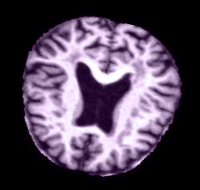
#> input picture AI_Data/SECOND_YEAR/G-AIA-400-LIL-4-1-cvrie-5/Supervised_Learning/Dataset/dataset_a/MildDemented/0c1f26f1-04dc-4666-84b9-f230aba51e1a.jpg, 200 x 190 px; its folder holds only this picture in this run
$ jupyter execute --allow-errors supervised_learning.ipynb
#> lines starting #> are read from the running program, lines starting #| are printed output that depends on the picture; long printed decimals are rounded
# CVRIE — Supervised Learning

## Import Required Libraries

[cell 1]
import os
import numpy as np
import pandas as pd
import matplotlib.pyplot as plt
import seaborn as sb

from PIL import Image
from random import randint
from enum import Enum

from sklearn.metrics import (
    accuracy_score,
    confusion_matrix,
    mean_squared_error,
    ConfusionMatrixDisplay,
    f1_score
)

from sklearn.model_selection import train_test_split
from sklearn.preprocessing import MinMaxScaler
from sklearn.svm import LinearSVC
from sklearn.ensemble import RandomForestClassifier, GradientBoostingClassifier
from sklearn.neural_network import MLPClassifier

## Global Parameters

The project uses two datasets containing the same class folders:

- `dataset/` main dataset used to train the models
- `comp_dataset/` comparison dataset used to evaluate how well the models generalize outside the training source

To avoid making the notebook too slow after augmentation, the training dataset is voluntarily limited. The goal is to keep enough data to train the models, while avoiding very long execution times during the presentation.

[cell 2]
RANDOM_STATE = 42
IMAGE_SIZE = (128, 128)

TRAIN_DATASET_FOLDER = 'Dataset/dataset_a/'
COMP_DATASET_FOLDER = 'Dataset/dataset_b/'

MAX_IMAGES_PER_LABEL_TRAIN = 1000
MAX_TOTAL_TRAIN_IMAGES_AFTER_AUGMENTATION = 10000
AUGMENTATION_ANGLES = [-15, -10, -5, 5, 10, 15]

# Load Dataset and Apply Preprocessing

- the **training dataset** is limited to approximately 1000 images per class to keep the notebook light
- the **comparison dataset** is loaded separately to keep an external reference for evaluation.

[cell 3]
def recover_images(dataset_folder, max_images_per_label=None):
#> called with dataset_folder = 'Dataset/dataset_a/', max_images_per_label = 1000
    all_images = []
    label_images = []
    original_images = []
    grayscale_images = []
    resize_images = []

    for label in os.listdir(dataset_folder):
        path_folder = os.path.join(dataset_folder, label)

        if os.path.isdir(path_folder) == False:
            continue

        files = []

        for file in os.listdir(path_folder):
            if file.endswith(".jpg"):
                files.append(file)

        if max_images_per_label is not None:
            files = files[:max_images_per_label]

        for file in files:
            image_path = os.path.join(path_folder, file)

            image = Image.open(image_path).convert("RGB")
#> image is the input picture: PIL image 200x190 RGB; mean R, G, B 82.3, 69.4, 87.7
            image_grayscale = image.convert("L")
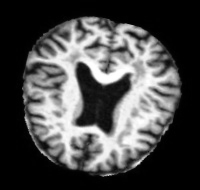
#> image_grayscale: PIL image 200x190 L; min 0, max 255, mean 75.3
            image_resize = image_grayscale.resize(IMAGE_SIZE)
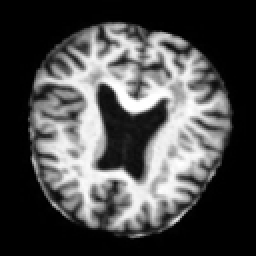
#> image_resize: PIL image 128x128 L (shown 2 times larger); min 0, max 255, mean 75.3
            image_array = np.array(image_resize)

            original_images.append(np.array(image))
            grayscale_images.append(np.array(image_grayscale))
            resize_images.append(np.array(image_resize))
            all_images.append(image_array)
            label_images.append(label)
#> pass 2 of the loop in recover_images, `for label in os.listdir(dataset_folder):`:
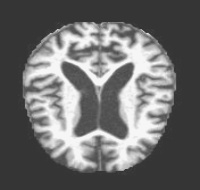
#> input picture AI_Data/SECOND_YEAR/G-AIA-400-LIL-4-1-cvrie-5/Supervised_Learning/Dataset/dataset_a/ModerateDemented/0ed42a73-5748-4dae-b1b5-717d978e5c26.jpg, 200 x 190 px
#> in recover_images, image is the input picture: PIL image 200x190 RGB; min 46, max 251, mean 109.1
#> in recover_images, `image_resize = image_grayscale.resize(IMAGE_SIZE)`:
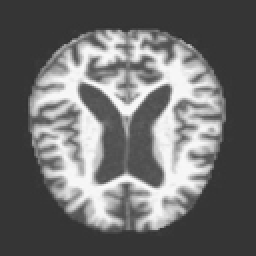
#> image_resize: PIL image 128x128 L (shown 2 times larger); min 47, max 251, mean 109.1

    return (original_images, grayscale_images, resize_images, np.array(all_images), np.array(label_images))

train_original_images, train_grayscale_images, train_resize_images, train_all_images, train_label_images = recover_images(TRAIN_DATASET_FOLDER, max_images_per_label = MAX_IMAGES_PER_LABEL_TRAIN)
#> train_original_images = 2 items; train_grayscale_images = 2 items; train_resize_images = 2 items
#> (the rest of this cell did not finish here and is left out)


## Dataset Overview

This step verify that both datasets were loaded correctly and that the preprocessing produced coherent image arrays.

[cell 4]
print("TRAIN DATASET")
print(f"Total number of images : {len(train_all_images)}")
#| Total number of images : 2
print(f"Shape of image array : {train_all_images.shape}")
#| Shape of image array : (2, 128, 128)
print(f"Unique labels : {np.unique(train_label_images)}\n")
#| Unique labels : ['MildDemented' 'ModerateDemented']

print("COMPARISON DATASET")
#> (the rest of this cell did not finish here and is left out)

## Visualization of Random Images

This visual show that the two datasets differ in contrast, orientation, scale, or visual style.

This matters because it show that the comparison dataset is visually different from the training one.

[cell 5]
train_index = randint(0, len(train_all_images) - 1)
#> train_index = 1
#> (the rest of this cell did not finish here and is left out)

## Normalization

The same normalization is applied to both datasets so model inputs can be comparable.

[cell 6]
print("TRAIN DATASET - before normalization")
print(f"min : {train_all_images.min()}\nmax : {train_all_images.max()}\nmean : {train_all_images.mean()}")
#| min : 0
#| max : 255
#| mean : 92.212

print("\nCOMPARISON DATASET - before normalization")
#> (the rest of this cell did not finish here and is left out)

### Interpretation of the Results

At this point, both datasets have gone through the same preprocessing steps:
grayscale conversion, resizing, and normalization.

# Label Encoding

[cell 7]
class Label(Enum):
    Unknown = -1
    NonDemented = 0
    ModerateDemented = 1
    MildDemented = 2
    VeryMildDemented = 3

# [16 lines left out: function convert_label_to_value, not called in this run]

print("\nBefore encoding :")
print(f"\tTraining labels before encoding : {train_label_images[0]}")
#| 	Training labels before encoding : MildDemented
#> (the rest of this cell did not finish here and is left out)
